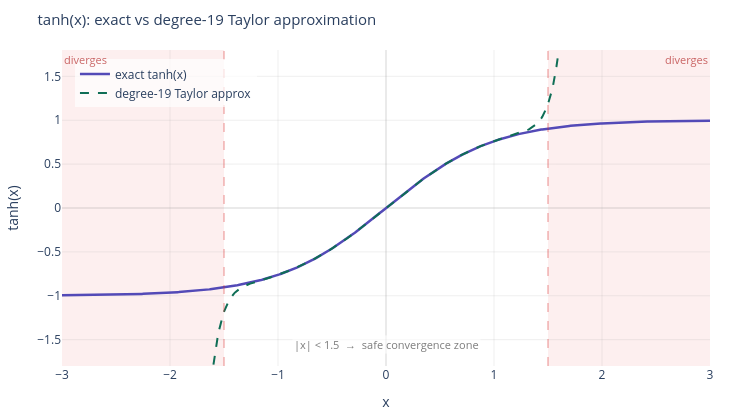

The cell this chart's notebook holds for it:
### Markdown cell above
$$
\tanh(x) \approx \sum_{k=1}^{n} \frac{(-1)^{k-1} \cdot 2^{2k}(2^{2k}-1) \cdot B_{2k}}{(2k)!} \cdot x^{2k-1}
$$

$$
\tanh(x) \;=\; \frac{e^x - e^{-x}}{e^x + e^{-x}} \;=\; \frac{1 - e^{-2x}}{1 + e^{-2x}}
$$

where $B_{2k}$ are Bernoulli numbers. Converges for $|x| < \dfrac{\pi}{2}$.



$$
\tanh(x) \approx x - \frac{1}{3}x^3 + \frac{2}{15}x^5 - \frac{17}{315}x^7 + \frac{62}{2835}x^9 - \frac{1382}{155925}x^{11} + \frac{21844}{6081075}x^{13} - \frac{929569}{638512875}x^{15} + \frac{6404582}{10854718875}x^{17} - \frac{4370048}{9280784638125}x^{19}
$$

Converges for all $x$, practical bound for 10 terms: $|x| < 1.5$
$$
$$

### Code cell
import numpy as np
import plotly.graph_objects as go
from plotly.subplots import make_subplots

def exact_tanh(x):
    return np.tanh(x)

def approx_tanh19(x):
    coeffs = [
        (1,   1,            1),
        (3,  -1,            3),
        (5,   2,            15),
        (7,  -17,           315),
        (9,   62,           2835),
        (11, -1382,         155925),
        (13,  21844,        6081075),
        (15, -929569,       638512875),
        (17,  6404582,      10854718875),
        (19, -4370048,      9280784638125),  # 10th term
    ]
    result = np.zeros_like(x, dtype=float)
    for deg, num, den in coeffs:
        result += (num / den) * np.power(x, deg)
    return result

xs = np.linspace(-3.0, 3.0, 600)
exact = exact_tanh(xs)
approx = approx_tanh17(xs)

# mask diverging values so they don't blow up the y axis
CLIP = 1.8
approx_clipped = np.where(np.abs(approx) > CLIP, np.nan, approx)

fig = go.Figure()

# divergence shading — left region
fig.add_vrect(
    x0=-3.0, x1=-1.5,
    fillcolor="rgba(220,50,50,0.08)",
    layer="below", line_width=0,
    annotation_text="diverges", annotation_position="top left",
    annotation_font_size=11, annotation_font_color="rgba(180,40,40,0.7)"
)
# divergence shading — right region
fig.add_vrect(
    x0=1.5, x1=3.0,
    fillcolor="rgba(220,50,50,0.08)",
    layer="below", line_width=0,
    annotation_text="diverges", annotation_position="top right",
    annotation_font_size=11, annotation_font_color="rgba(180,40,40,0.7)"
)

# convergence boundary lines
for xv in [-1.5, 1.5]:
    fig.add_vline(
        x=xv,
        line_dash="dash", line_color="rgba(220,50,50,0.45)", line_width=1.2,
    )

# exact tanh
fig.add_trace(go.Scatter(
    x=xs, y=exact,
    mode="lines",
    name="exact tanh(x)",
    line=dict(color="#534AB7", width=2.5),
))

# degree-19 approximation
fig.add_trace(go.Scatter(
    x=xs, y=approx_clipped,
    mode="lines",
    name="degree-19 Taylor approx",
    line=dict(color="#0F6E56", width=2, dash="dash"),
    connectgaps=False,
))

# annotation for bound
fig.add_annotation(
    x=0, y=-1.55,
    text="|x| < 1.5  →  safe convergence zone",
    showarrow=False,
    font=dict(size=11, color="rgba(100,100,100,0.85)"),
    bgcolor="rgba(255,255,255,0.6)",
)

fig.update_layout(
    title=dict(
        text="tanh(x): exact vs degree-19 Taylor approximation",
        font=dict(size=15),
    ),
    xaxis=dict(
        title="x",
        range=[-3.0, 3.0],
        zeroline=True, zerolinewidth=1, zerolinecolor="rgba(150,150,150,0.4)",
        gridcolor="rgba(150,150,150,0.15)",
    ),
    yaxis=dict(
        title="tanh(x)",
        range=[-1.8, 1.8],
        zeroline=True, zerolinewidth=1, zerolinecolor="rgba(150,150,150,0.4)",
        gridcolor="rgba(150,150,150,0.15)",
    ),
    legend=dict(x=0.02, y=0.97, bgcolor="rgba(255,255,255,0.7)", borderwidth=0),
    plot_bgcolor="white",
    paper_bgcolor="white",
    width=750,
    height=420,
    margin=dict(l=60, r=40, t=50, b=50),
)

fig.show()

### Figure 1 — Plotly figure (JSON) as saved in the notebook; plotly's stock layout.template omitted (floating-point values rounded to 4 significant figures; data arrays with more than 128 entries replaced by an {"elided": "..."} marker saying what was removed)
{"data": [{"line": {"color": "#534AB7", "width": 2.5}, "mode": "lines", "name": "exact tanh(x)", "type": "scatter", "x": {"elided": "600 float values"}, "y": {"elided": "600 float values"}}, {"connectgaps": false, "line": {"color": "#0F6E56", "dash": "dash", "width": 2}, "mode": "lines", "name": "degree-19 Taylor approx", "type": "scatter", "x": {"elided": "600 float values"}, "y": {"elided": "600 float values"}}], "layout": {"annotations": [{"font": {"color": "rgba(180,40,40,0.7)", "size": 11}, "showarrow": false, "text": "diverges", "x": -3, "xanchor": "left", "xref": "x", "y": 1, "yanchor": "top", "yref": "y domain"}, {"font": {"color": "rgba(180,40,40,0.7)", "size": 11}, "showarrow": false, "text": "diverges", "x": 3, "xanchor": "right", "xref": "x", "y": 1, "yanchor": "top", "yref": "y domain"}, {"bgcolor": "rgba(255,255,255,0.6)", "font": {"color": "rgba(100,100,100,0.85)", "size": 11}, "showarrow": false, "text": "|x| < 1.5  →  safe convergence zone", "x": 0, "y": -1.55}], "height": 420, "legend": {"bgcolor": "rgba(255,255,255,0.7)", "borderwidth": 0, "x": 0.02, "y": 0.97}, "margin": {"b": 50, "l": 60, "r": 40, "t": 50}, "paper_bgcolor": "white", "plot_bgcolor": "white", "shapes": [{"fillcolor": "rgba(220,50,50,0.08)", "layer": "below", "line": {"width": 0}, "type": "rect", "x0": -3, "x1": -1.5, "xref": "x", "y0": 0, "y1": 1, "yref": "y domain"}, {"fillcolor": "rgba(220,50,50,0.08)", "layer": "below", "line": {"width": 0}, "type": "rect", "x0": 1.5, "x1": 3, "xref": "x", "y0": 0, "y1": 1, "yref": "y domain"}, {"line": {"color": "rgba(220,50,50,0.45)", "dash": "dash", "width": 1.2}, "type": "line", "x0": -1.5, "x1": -1.5, "xref": "x", "y0": 0, "y1": 1, "yref": "y domain"}, {"line": {"color": "rgba(220,50,50,0.45)", "dash": "dash", "width": 1.2}, "type": "line", "x0": 1.5, "x1": 1.5, "xref": "x", "y0": 0, "y1": 1, "yref": "y domain"}], "title": {"font": {"size": 15}, "text": "tanh(x): exact vs degree-19 Taylor approximation"}, "width": 750, "xaxis": {"gridcolor": "rgba(150,150,150,0.15)", "range": [-3, 3], "title": {"text": "x"}, "zeroline": true, "zerolinecolor": "rgba(150,150,150,0.4)", "zerolinewidth": 1}, "yaxis": {"gridcolor": "rgba(150,150,150,0.15)", "range": [-1.8, 1.8], "title": {"text": "tanh(x)"}, "zeroline": true, "zerolinecolor": "rgba(150,150,150,0.4)", "zerolinewidth": 1}}}
